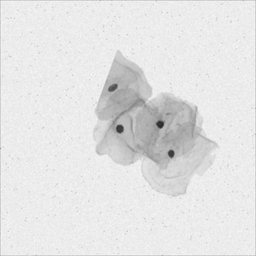
#> input picture Assignment_02/Dataset/Group04-cervical_cytology_images/group04/Test/14.png, 256 x 256 px, shrunk from 512 x 512 before the run, given as the content of the folder ../Dataset/Group04-cervical_cytology_images/group04/Train, which was not available
$ jupyter execute --allow-errors file.ipynb   (text cells are left out)
#> lines starting #> are read from the running program, lines starting #| are printed output that depends on the picture; long printed decimals are rounded; pictures that were not available may be replaced by others from this repository, and a replacement may not be noted
[cell 1]
# Imports (only numpy & matplotlib used)
import os, math, sys
import numpy as np
import matplotlib.pyplot as plt
import matplotlib.image as mpimg
from collections import Counter, defaultdict
np.set_printoptions(precision=4, suppress=True)

[cell 2]
# Configuration - set DATA_ROOT to the folder that contains 'train' and 'test' subfolders
# Example: DATA_ROOT = './Dataset2c' or an absolute path
DATA_ROOT = '../Dataset/Group04-cervical_cytology_images/group04/'   # <-- change this to your dataset root
TRAIN_DIR = os.path.join(DATA_ROOT, 'Train')
TEST_DIR  = os.path.join(DATA_ROOT, 'Test')

PATCH_SIZE = 7
STRIDE = 1
K = 3             # number of clusters/components
EPS = 1e-6        # small regularizer for covariances
MAX_KMEANS_ITERS = 200
RANDOM_STATE = 0  # reproducibility

[cell 3]
# Image utilities
def read_rgb(path):
    img = mpimg.imread(path)
    if img.dtype == np.float32 or img.dtype == np.float64:
        if img.max() <= 1.01:
            img = (img * 255.0).astype(np.uint8)
        else:
            img = img.astype(np.uint8)
    else:
        img = img.astype(np.uint8)
    if img.ndim == 2:
        img = np.stack([img]*3, axis=2)
    if img.shape[2] == 4:
        img = img[:,:,:3]
    return img

def rgb2gray(img):
    return (0.2989*img[:,:,0] + 0.5870*img[:,:,1] + 0.1140*img[:,:,2]).astype(np.float64)

[cell 4]
# Extract overlapping 7x7 patches (stride=1) and compute [mean,std] for each patch
def extract_patches_mean_std(gray_img, patch_size=PATCH_SIZE, stride=STRIDE):
    H, W = gray_img.shape
    feats = []
    coords = []
    for y in range(0, H - patch_size + 1, stride):
        for x in range(0, W - patch_size + 1, stride):
            patch = gray_img[y:y+patch_size, x:x+patch_size]
            mu = float(np.mean(patch))
            sigma = float(np.std(patch))
            feats.append([mu, sigma])
            coords.append((y,x))
    return np.array(feats), coords  # feats: P x 2, coords: list of length P

[cell 5]
# Prepare dataset: read train/test images and extract patch features per image
def list_image_files(folder):
    exts = ('.jpg','.jpeg','.png','.tif','.tiff')
    return sorted([f for f in os.listdir(folder) if f.lower().endswith(exts)])

def build_split_features(split_dir):
    # Returns dict: filename -> {'path', 'feats' (P x 2), 'coords', 'shape'}
    items = {}
    files = list_image_files(split_dir)
    for fname in files:
        path = os.path.join(split_dir, fname)
        rgb = read_rgb(path)
#> in read_rgb, img is the input picture: shape (256, 256) float32; min 0.169, max 0.973, mean 0.893
        gray = rgb2gray(rgb)
        feats, coords = extract_patches_mean_std(gray)
#> after the loop in extract_patches_mean_std, `for y in range(0, H - patch_size + 1, stride):`: coords = 62500 items
#> feats = 62500 pairs, first value 71.07 to 238.1, second value 1.34 to 59.97; coords = 62500 items
        items[fname] = {'path': path, 'feats': feats, 'coords': coords, 'shape': gray.shape}
    return items

# Build training features by stacking patches from all training images
print('Building training features from', TRAIN_DIR)
train_items = build_split_features(TRAIN_DIR)
#> train_items = 1 item
print('Found', len(train_items), 'training images.')
#| Found 1 training images.

print('Building test features from', TEST_DIR)
test_items = build_split_features(TEST_DIR)
#> test_items = 3 items
print('Found', len(test_items), 'test images.')
#| Found 3 test images.

# Stack all training patches into one array
train_patches_list = [entry['feats'] for entry in train_items.values()]
#> train_patches_list = 1 point arrays, longest 62500 points
if len(train_patches_list) == 0:
    raise RuntimeError('No training images found or no patches extracted. Check DATA_ROOT and TRAIN_DIR.')
train_patches_all = np.vstack(train_patches_list)
#> train_patches_all has the same summary as feats in build_split_features
print('Total training patches:', train_patches_all.shape)
#| Total training patches: (62500, 2)

[cell 6]
# KMeans from scratch (Lloyd's algorithm)
class KMeansScratch:
    def __init__(self, n_clusters=3, max_iter=200, tol=1e-4, random_state=0):
        self.n_clusters = n_clusters
        self.max_iter = max_iter
        self.tol = tol
        self.random_state = random_state
        self.cluster_centers_ = None
        self.labels_ = None

    def fit(self, X):
        rng = np.random.RandomState(self.random_state)
        n, d = X.shape
        if n < self.n_clusters:
            raise ValueError('Not enough points to cluster: n={}, k={}'.format(n, self.n_clusters))
        init_idx = rng.choice(n, self.n_clusters, replace=False)
        centers = X[init_idx].astype(float)
        for it in range(self.max_iter):
            # assign
            dists = np.linalg.norm(X[:, None, :] - centers[None, :, :], axis=2)
            labels = np.argmin(dists, axis=1)
            # update
            new_centers = np.zeros_like(centers)
            for j in range(self.n_clusters):
                pts = X[labels == j]
                if len(pts) == 0:
                    new_centers[j] = X[rng.randint(n)]
                else:
                    new_centers[j] = pts.mean(axis=0)
            shift = np.linalg.norm(new_centers - centers)
            centers = new_centers
            if shift < self.tol:
                break
        self.cluster_centers_ = centers
        self.labels_ = labels
        return self

    def predict(self, X):
        dists = np.linalg.norm(X[:, None, :] - self.cluster_centers_[None, :, :], axis=2)
        return np.argmin(dists, axis=1)

[cell 7]
# GMM with full covariance matrices (from scratch). We'll run exactly 1 EM iteration.
def log_mvnpdf_full(x, mean, cov):
    x = np.atleast_2d(x)
    d = mean.shape[0]
    cov_reg = cov + EPS * np.eye(d)
    sign, logdet = np.linalg.slogdet(cov_reg)
    if sign <= 0:
        cov_reg = cov_reg + (EPS*10) * np.eye(d)
        sign, logdet = np.linalg.slogdet(cov_reg)
    inv = np.linalg.inv(cov_reg)
    xc = x - mean
    exponent = -0.5 * np.sum(xc.dot(inv) * xc, axis=1)
    const = -0.5 * (d * np.log(2 * np.pi) + logdet)
    return const + exponent  # (n,)

class GMMFull:
    def __init__(self, n_components=3, random_state=0, reg_covar=EPS):
        self.n_components = n_components
        self.random_state = random_state
        self.reg_covar = reg_covar
        self.weights_ = None
        self.means_ = None
        self.covariances_ = None

    def init_from_kmeans(self, X, kmeans):
        n, d = X.shape
        k = self.n_components
        centers = kmeans.cluster_centers_.copy()
        labels = kmeans.labels_
        weights = np.zeros(k)
        covs = np.zeros((k, d, d))
        for j in range(k):
            pts = X[labels == j]
            weights[j] = max(1e-8, pts.shape[0]) / float(n)
            if pts.shape[0] < 2:
                covs[j] = np.cov(X, rowvar=False) + self.reg_covar * np.eye(d)
            else:
                covs[j] = np.cov(pts, rowvar=False) + self.reg_covar * np.eye(d)
        weights = weights / weights.sum()
        self.weights_ = weights
        self.means_ = centers
        self.covariances_ = covs

    def e_step(self, X):
        n, d = X.shape
        k = self.n_components
        log_resp = np.zeros((n, k))
        for j in range(k):
            log_resp[:, j] = np.log(self.weights_[j] + 1e-12) + log_mvnpdf_full(X, self.means_[j], self.covariances_[j])
        max_lr = np.max(log_resp, axis=1, keepdims=True)
        rr = np.exp(log_resp - max_lr)
        rr_sum = rr.sum(axis=1, keepdims=True)
        resp = rr / (rr_sum + 1e-12)
        log_likelihood = np.sum(max_lr + np.log(rr_sum + 1e-12))
        return resp, log_likelihood

    def m_step(self, X, resp):
        n, d = X.shape
        nk = resp.sum(axis=0) + 1e-12
        weights = nk / n
        means = (resp.T @ X) / nk[:, None]
        covs = np.zeros((self.n_components, d, d))
        for j in range(self.n_components):
            diff = X - means[j]
            cov = (resp[:, j][:, None] * diff).T @ diff / nk[j]
            cov += self.reg_covar * np.eye(d)
            covs[j] = cov
        self.weights_ = weights
        self.means_ = means
        self.covariances_ = covs

    def fit_one_iter(self, X):
        _, ll_before = self.e_step(X)
        resp, _ = self.e_step(X)
        self.m_step(X, resp)
        _, ll_after = self.e_step(X)
        return ll_before, ll_after, resp

[cell 8]
# Map clusters to ground-truth labels if masks available, else produce visual-only output
def try_load_mask_for_image(img_path):
    # Heuristics: look for same filename with '_mask' suffix, or in a subfolder 'masks' next to the test dir
    base, ext = os.path.splitext(os.path.basename(img_path))
    candid1 = os.path.join(os.path.dirname(img_path), base + '_mask' + ext)
    candid2 = os.path.join(os.path.dirname(img_path), 'masks', base + ext)
    if os.path.exists(candid1):
        m = mpimg.imread(candid1)
        if m.ndim==3:
            m = m[:,:,0]
        return m.astype(int)
    if os.path.exists(candid2):
        m = mpimg.imread(candid2)
        if m.ndim==3:
            m = m[:,:,0]
        return m.astype(int)
    return None

def map_clusters_to_labels_using_training(kmeans, train_items):
    # For each training patch, get its kmeans cluster and (if masks in training available) its true label.
    # We attempt to find a mapping only if training masks exist; otherwise mapping remains identity 0..K-1
    # Search for masks in train dir per image; if none found, return identity mapping
    cluster_to_label = {j: j for j in range(K)}
    # Try to build mapping using any training masks found
    # For each training image, try to load mask and use patch coords to get per-patch true labels
    counts = {j: Counter() for j in range(K)}
    any_masks = False
    for fname, entry in train_items.items():
        mask = try_load_mask_for_image(entry['path'])
        if mask is None:
            continue
        any_masks = True
        feats = entry['feats']; coords = entry['coords']
        # for each patch, take mask value at patch center (or majority inside patch)
        for pidx, (y,x) in enumerate(coords):
            # center
            cy, cx = y + PATCH_SIZE//2, x + PATCH_SIZE//2
            lab = int(mask[cy, cx])
            patch = entry['feats'][pidx].reshape(1, -1)
            cl = int(kmeans.predict(patch)[0])
            counts[cl][lab] += 1
    if not any_masks:
        return cluster_to_label, False
    # majority mapping
    for cl in range(K):
        if len(counts[cl]) == 0:
            cluster_to_label[cl] = -1
        else:
            cluster_to_label[cl] = counts[cl].most_common(1)[0][0]
    return cluster_to_label, True

[cell 9]
# Run KMeans, init GMM, run one EM iteration, segment test images, and evaluate if masks available
print('Running KMeans on training patches...')
kmeans = KMeansScratch(n_clusters=K, max_iter=MAX_KMEANS_ITERS, tol=1e-4, random_state=RANDOM_STATE)
kmeans.fit(train_patches_all)
#> in fit, `centers = X[init_idx].astype(float)`: centers = [[235.4, 2.05], [235.6, 2.52], [233.8, 6.1]]
#> the loop in fit, `for it in range(self.max_iter):` made 22 passes
#> shift on pass 1: 22.21
km_labels = kmeans.labels_

print('Initializing GMM from KMeans and performing 1 EM iteration...')
gmm = GMMFull(n_components=K, random_state=RANDOM_STATE, reg_covar=EPS)
gmm.init_from_kmeans(train_patches_all, kmeans)
#> after the loop in init_from_kmeans, `for j in range(k):`: weights = [0.835, 0.075, 0.0897]
ll_before, ll_after, resp = gmm.fit_one_iter(train_patches_all)
#> the loop in e_step, `for j in range(k):` made 3 passes
#> (cov_reg in log_mvnpdf_full, inv in log_mvnpdf_full, const in log_mvnpdf_full) on passes 1 to 3: ([[2.24, -2.17], [-2.17, 3.44]], [[1.15, 0.724], [0.724, 0.747]], -2.39), ([[74.88, 2.49], [2.49, 31.07]], [[0.0134, -0.00107], [-0.00107, 0.0323]], -5.71), ([[234.8, -115.3], [-115.3, 117]], [[0.00826, 0.00814], [0.00814, 0.0166]], -6.62)
#> in e_step, `log_likelihood = np.sum(max_lr + np.log(rr_sum + 1e-12))`: log_likelihood = -270681.7
#> the loop in e_step (call 2), `for j in range(k):` made 3 passes
#> in m_step, `nk = resp.sum(axis=0) + 1e-12`: nk = [51138.8, 5592.1, 5769.1]
#> in m_step, `weights = nk / n`: weights = [0.818, 0.0895, 0.0923]
#> in m_step, `means = (resp.T @ X) / nk[:, None]`: means = [[235.4, 3.31], [211.9, 9.34], [173.9, 11.12]]
#> the loop in m_step, `for j in range(self.n_components):` made 3 passes
#> cov on passes 1 to 3: [[0.891, -1.01], [-1.01, 2.09]], [[126.9, 8.63], [8.63, 27.41]], [[252.2, -116.1], [-116.1, 115]]
#> in m_step, `self.weights_ = weights`: self.weights_ = [0.818, 0.0895, 0.0923]
#> in m_step, `self.means_ = means`: self.means_ = [[235.4, 3.31], [211.9, 9.34], [173.9, 11.12]]
#> in fit_one_iter, `_, ll_after = self.e_step(X)`: ll_after = -254549.4
#> ll_before = -270681.7; ll_after = -254549.4
print('Log-likelihood before EM:', ll_before)
#| Log-likelihood before EM: -270681.666
print('Log-likelihood after 1 EM iteration:', ll_after)
#| Log-likelihood after 1 EM iteration: -254549.428

# Try to map clusters to semantic labels using training masks if available
cluster_to_label_map, has_train_masks = map_clusters_to_labels_using_training(kmeans, train_items)
#> in map_clusters_to_labels_using_training, `coords = entry['coords']`: coords = 62500 items
#> the loop in map_clusters_to_labels_using_training, `for pidx, (y,x) in enumerate(coords):` made 62500 passes
#> (patch, dists in predict) on passes 1 to 3: ([[228.7, 13.64]], [[12.1, 21.13, 55.68]]), ([[232.4, 10.09]], [[7.18, 24.38, 59.41]]), ([[232.2, 10.18]], [[7.38, 24.1, 59.12]])
#> after the loop in map_clusters_to_labels_using_training, `for pidx, (y,x) in enumerate(coords):`: counts = 3 items
#> after the loop in map_clusters_to_labels_using_training, `for cl in range(K):`: cluster_to_label = {0: 0, 1: 0, 2: 0}
#> cluster_to_label_map = {0: 0, 1: 0, 2: 0}; has_train_masks = True
print('Cluster->label map (using training masks if present):', cluster_to_label_map, '  has_train_masks=', has_train_masks)
#| Cluster->label map (using training masks if present): {0: 0, 1: 0, 2: 0}   has_train_masks= True

# Now segment test images and optionally evaluate if masks present
y_true = []
y_pred = []
have_test_masks = False
per_image_results = []

for fname, entry in test_items.items():
    feats = entry['feats']; coords = entry['coords']; H,W = entry['shape']
#> after `coords = entry['coords']`: coords = 62500 items
#> after `H, W = entry['shape']`: H = 256; W = 256
    # compute posterior responsibilities per patch under GMM
    n = feats.shape[0]
    log_resp = np.zeros((n, K))
    for j in range(K):
        log_resp[:, j] = np.log(gmm.weights_[j] + 1e-12) + log_mvnpdf_full(feats, gmm.means_[j], gmm.covariances_[j])
#> this loop made 3 passes
#> (cov_reg in log_mvnpdf_full, inv in log_mvnpdf_full, const in log_mvnpdf_full) on passes 1 to 3: ([[0.891, -1.01], [-1.01, 2.09]], [[2.49, 1.2], [1.2, 1.06]], -1.75), ([[126.9, 8.63], [8.63, 27.41]], [[0.00805, -0.00254], [-0.00254, 0.0373]], -5.9), ([[252.2, -116.1], [-116.1, 115]], [[0.00741, 0.00748], [0.00748, 0.0162]], -6.66)
    max_lr = np.max(log_resp, axis=1, keepdims=True)
    rr = np.exp(log_resp - max_lr)
    resp = rr / (rr.sum(axis=1, keepdims=True) + 1e-12)
    comps = np.argmax(resp, axis=1)
    # map components to labels (if mapping is available)
    mapped = np.array([cluster_to_label_map.get(int(c), -1) for c in comps])
    # create pixel-level segmentation via majority voting of overlapping patches
    votes = np.zeros((H, W, K), dtype=int)
    for pidx, (y,x) in enumerate(coords):
        lab = mapped[pidx]
        if lab < 0 or lab >= K:
            # if no mapping, use component index as label
            lab = int(comps[pidx])
        votes[y:y+PATCH_SIZE, x:x+PATCH_SIZE, lab] += 1
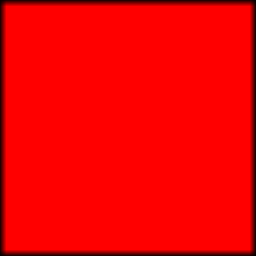
#> votes: shape (256, 256, 3) int64; mean of channels 0, 1, 2 46.7, 0, 0; drawn with min black and max white
    seg = np.argmax(votes, axis=2)  # H x W labels (0..K-1)
    # try to load test mask for evaluation
    mask = try_load_mask_for_image(entry['path'])
    if mask is not None:
        have_test_masks = True
        # compute per-image predicted class via majority of pixels (for overall image-level eval if desired)
        # but for segmentation metrics we'll compare per-pixel
        # Align mask values to 0..K-1 if necessary (assume mask already encoded as 0..K-1)
        # Flatten and compute confusion contributions
        true_flat = mask.ravel().astype(int)
        pred_flat = seg.ravel().astype(int)
        per_image_results.append({'fname': fname, 'true_flat': true_flat, 'pred_flat': pred_flat, 'shape': seg.shape})
    else:
        per_image_results.append({'fname': fname, 'seg': seg, 'shape': seg.shape})

print('Segmentation completed for', len(test_items), 'test images. have_test_masks=', have_test_masks)
#| Segmentation completed for 3 test images. have_test_masks= True

[cell 10]
# If we have per-image true/pred flattened arrays, compute confusion matrix and metrics aggregated across test images
if any('true_flat' in r for r in per_image_results):
    # aggregate across images
    all_true = np.concatenate([r['true_flat'] for r in per_image_results if 'true_flat' in r])
    all_pred = np.concatenate([r['pred_flat'] for r in per_image_results if 'pred_flat' in r])
    # determine number of classes from true labels and predicted labels
    classes_true = np.unique(all_true)
    classes_pred = np.unique(all_pred)
    C = int(max(all_true.max(), all_pred.max()) + 1)
    cm = np.zeros((C, C), dtype=int)
    for t,p in zip(all_true, all_pred):
        cm[int(t), int(p)] += 1
    tp = np.diag(cm).astype(float)
    predicted = cm.sum(axis=0)
    actual = cm.sum(axis=1)
    precision = np.where(predicted>0, tp/predicted, 0.0)
    recall = np.where(actual>0, tp/actual, 0.0)
    f1 = np.where((precision+recall)>0, 2*precision*recall/(precision+recall), 0.0)
    mean_precision = precision.mean()
    mean_recall = recall.mean()
    mean_f1 = f1.mean()
    accuracy = tp.sum() / cm.sum()
    print('\\nConfusion matrix (rows=true, cols=pred):\\n', cm)
#| \nConfusion matrix (rows=true, cols=pred):\n [[196608]]
    print('\\nPer-class precision:', precision)
#| \nPer-class precision: [1.]
    print('Per-class recall:', recall)
#| Per-class recall: [1.]
    print('Per-class F1:', f1)
#| Per-class F1: [1.]
    print('\\nMean precision:', mean_precision)
#| \nMean precision: 1.0
    print('Mean recall:', mean_recall)
#| Mean recall: 1.0
    print('Mean F1:', mean_f1)
#| Mean F1: 1.0
    print('Overall accuracy:', accuracy)
#| Overall accuracy: 1.0
else:
    print('No ground-truth masks found in test set. Skipping numeric evaluation.')

[cell 11]
# Plots: training scatter by KMeans cluster, log-likelihood before/after, and show segmented images
plt.figure(figsize=(6,5))
labels = kmeans.labels_
for k in range(K):
    idxs = np.where(labels==k)[0]
    plt.scatter(train_patches_all[idxs,0], train_patches_all[idxs,1], s=2, label=f'cluster {k}')
plt.xlabel('Patch mean (mu)'); plt.ylabel('Patch std (sigma)')
plt.title('Training patches colored by KMeans cluster'); plt.legend(); plt.show()
#> after `plt.title('Training patches colored by KMeans cluster')`:
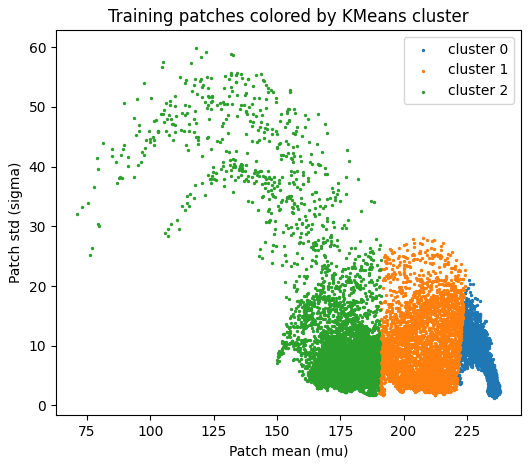
#> figure drawn by matplotlib, 1 panel

plt.figure(figsize=(5,3))
plt.plot([0,1], [ll_before, ll_after], marker='o')
plt.xlabel('EM iteration'); plt.ylabel('Log-likelihood'); plt.title('Log-likelihood before and after 1 EM iteration')
plt.xticks([0,1]); plt.grid(True); plt.show()
#> after `plt.xticks([0, 1])`:
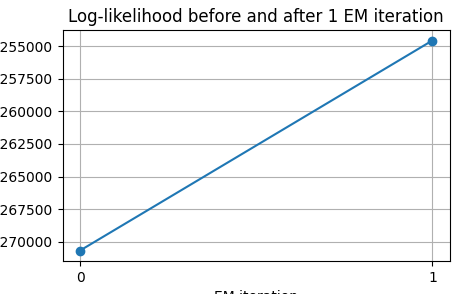
#> figure drawn by matplotlib, 1 panel

[cell 12]
# Nice color map for K clusters
def get_colormap(k):
    from matplotlib import cm
    cmap = cm.get_cmap('tab10') if k <= 10 else cm.get_cmap('nipy_spectral')
    return [cmap(i) for i in range(k)]

# Plot segmentation results
def plot_segmentations(per_image_results, num_to_show=5):
    cmap = get_colormap(K)
    shown = 0
    for result in per_image_results:
        fname = result['fname']
        H, W = result['shape']
        seg = result.get('seg', result.get('pred_flat', None))
        if seg is None:
            continue
        if seg.ndim == 1:
            seg = seg.reshape(H, W)

        fig, axs = plt.subplots(1, 3 if 'true_flat' in result else 2, figsize=(12, 4))

        # Original image
        img_path = os.path.join(TEST_DIR, fname)
        rgb = read_rgb(img_path)
        axs[0].imshow(rgb)
        axs[0].set_title('Original')
        axs[0].axis('off')

        # Segmentation (prediction)
        axs[1].imshow(seg, cmap='tab10', vmin=0, vmax=K-1)
        axs[1].set_title('Predicted Segmentation')
        axs[1].axis('off')

        # Ground-truth mask (if available)
        if 'true_flat' in result:
            true_mask = result['true_flat'].reshape(H, W)
            axs[2].imshow(true_mask, cmap='tab10', vmin=0, vmax=K-1)
            axs[2].set_title('Ground Truth Mask')
            axs[2].axis('off')

        plt.suptitle(f'Segmentation Result: {fname}')
        plt.tight_layout()
        plt.show()

        shown += 1
        if shown >= num_to_show:
            break

[cell 13]
print('\nVisualizing KMeans vs GMM segmentations...')
#> (the rest of this cell did not finish here and is left out)

[cell 14]
print('\nVisualizing segmentations...')
plot_segmentations(per_image_results, num_to_show=5)
#> in plot_segmentations, `plt.show()`:
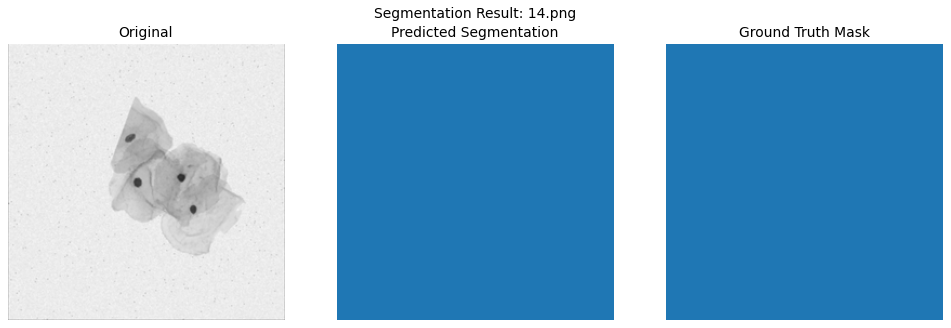
#> figure drawn by matplotlib, 3 panels

[cell 15]
# Custom faint-mid-dark color map with distinct hues
# [65 lines left out: functions get_custom_3color_map, visualize_segmentations_with_kmeans_gmm, not called in this run]

[cell 16]
# show segmentation for each test image
for r in per_image_results:
    if 'seg' in r:
        seg = r['seg']
        fname = r['fname']
        img = mpimg.imread(os.path.join(TEST_DIR, fname))
        plt.figure(figsize=(10,5))
        plt.subplot(1,3,2); plt.imshow(img); plt.title('Original'); plt.axis('off')
        plt.subplot(1,3,3); plt.imshow(seg, cmap='Paired'); plt.title(f'Segmentation: {fname}'); plt.axis('off')
        plt.show()
    else:
        # has true_flat/pred_flat; reconstruct seg for display
        shp = r['shape']
        seg = r['pred_flat'].reshape(shp)
        fname = r['fname']
        img = mpimg.imread(os.path.join(TEST_DIR, fname))
        plt.figure(figsize=(10,5))
        plt.subplot(1,2,1); plt.imshow(img); plt.title('Original'); plt.axis('off')
        plt.subplot(1,2,2); plt.imshow(seg, cmap='Paired'); plt.title(f'Segmentation: {fname}'); plt.axis('off')
        plt.show()
